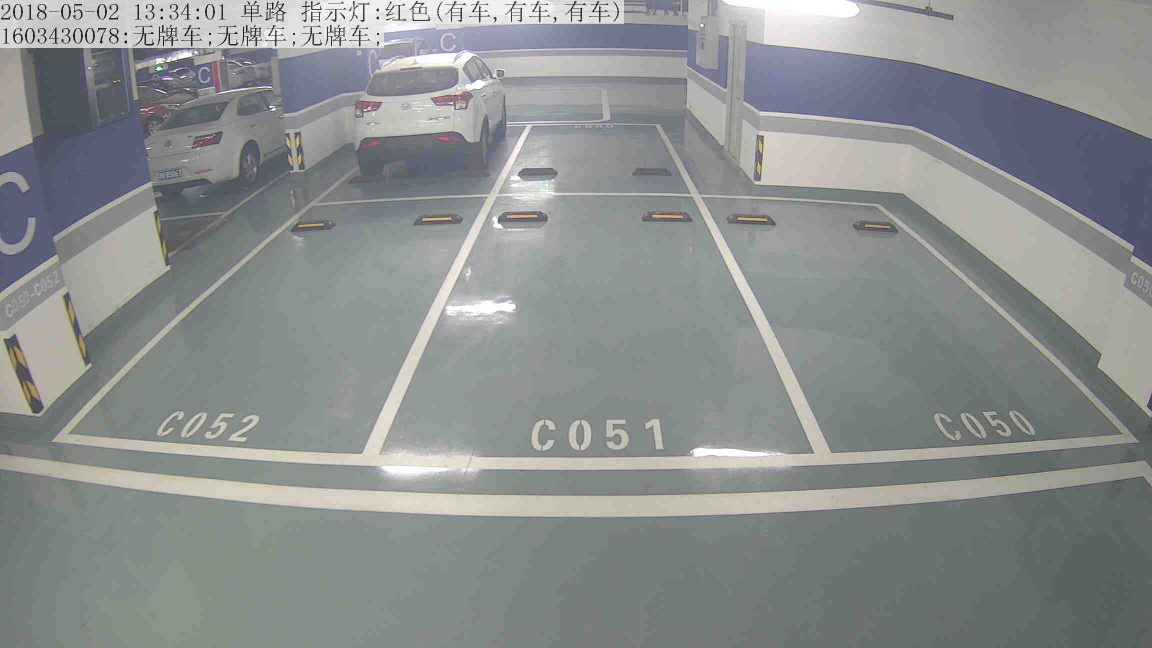
#> input picture jpg/1603430078.jpeg, 2304 x 1296 px (shown at 1/2 size)
$ python -i yuv22jpg.py   (imports and definitions only)   (Python 2 division)
#> lines starting #> are read from the running program, lines starting #| are printed output that depends on the picture
#import Tyf
from PIL import Image
#from PIL import JpegImagePlugin
import piexif


# [33 lines left out: function yuv444_torgb888, not called in this run]

def FtestConversion(source, dest):
    print "open file"
    f = open(source,"rb")
    yuv = f.read()
    f.close()
    str1 = source.split('_')
    str2 = str1[-1].split('.')
    str3 = str2[0].split('x')
    _width = int(str3[0])
    _height = int(str3[1])
    rgb_bytes = yuv444_torgb888(_width,_height,yuv)
    img = Image.frombytes("RGB",(_width,_height),bytes(rgb_bytes))

    img.save(dest, "JPEG",quality=99)

    img=Image.open("icc_profile_big.jpg")
    """
    _app_list = img.app
    img.app.update({"COM":"102738762"})
    #img.app["COM"] = "102738762"
    img.applist.pop()
    img.applist.append(("COM","102738762"))
    del img.app["APP1"]
    """
    # [5 lines of commented-out code are left out]

    img = Image.open("111.jpg")
    _exif = piexif.load("1603430078.jpeg")
    img2 = Image.open("1603430078.jpeg")
    #img3 = Tyf.open("test/IMG_TEST_001.jpg")
    img2.close()
    _exif_dict_ifd = {piexif.ExifIFD.ImageUniqueID:"adcdg",piexif.ExifIFD.ISOSpeed:100}
    _zero_ifd = {piexif.ImageIFD.Software:"ojerg",piexif.ImageIFD.Artist:"sdfhn",piexif.ImageIFD.UniqueCameraModel:"12378962386",
                 piexif.ImageIFD.ExifTag:1,}
    _gps_ifd = {piexif.GPSIFD.GPSDestLatitudeRef:"sdfryh"}
    _exif.update({"0th":_zero_ifd})
    _exif_dict = {"0th":_zero_ifd,"Exif":_exif_dict_ifd,"GPS":_gps_ifd}
    _exif_str = piexif.dump(_exif_dict)
    img.save("11.jpg",exif=_exif_str)

    #img.show()
    #img.close()

# [10 lines left out: function f2, not called in this run]

# [5 lines not run here, left out]

>>> import cv2
>>> picture = cv2.imread('1603430078.jpeg', cv2.IMREAD_GRAYSCALE)
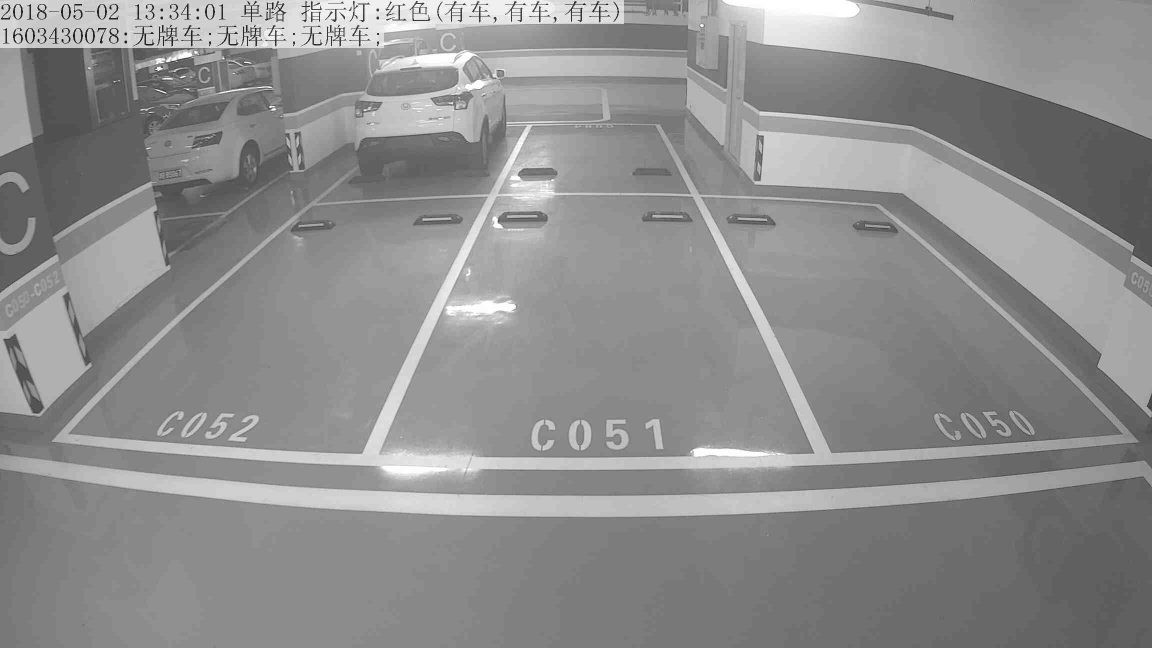
#> picture: shape (1296, 2304) (shown at 1/2 size); min 0, max 255, mean 141.6
>>> result = FtestConversion(picture, 'out.png')
#> (the run stopped early here; a loop or call above may not have finished)

$ run again, on jpg/442.bmp
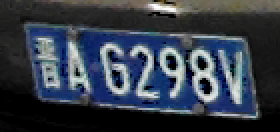
#> input picture jpg/442.bmp, 140 x 66 px (shown 2 times larger)
#> `picture = cv2.imread('1603430078.jpeg', cv2.IMREAD_GRAYSCALE)`:
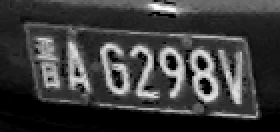
#> picture: shape (66, 140) (shown 2 times larger); min 0, max 255, mean 60.5
